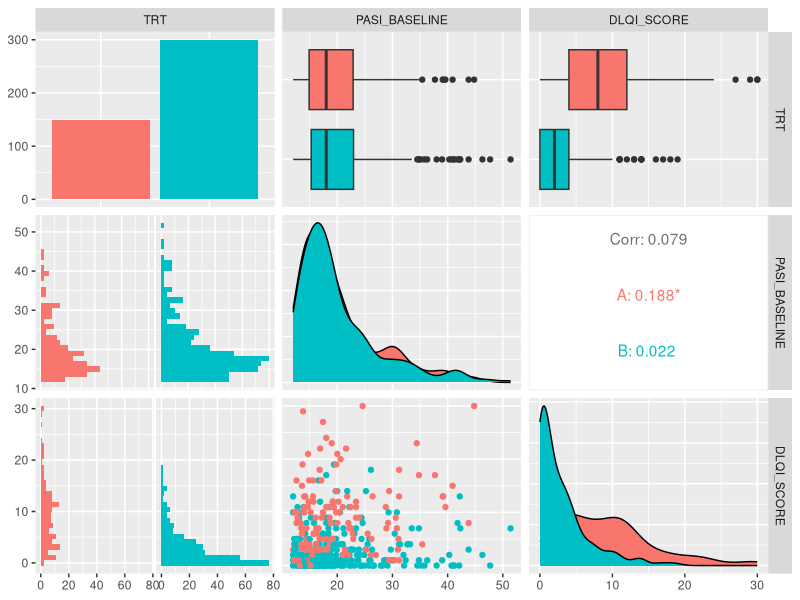
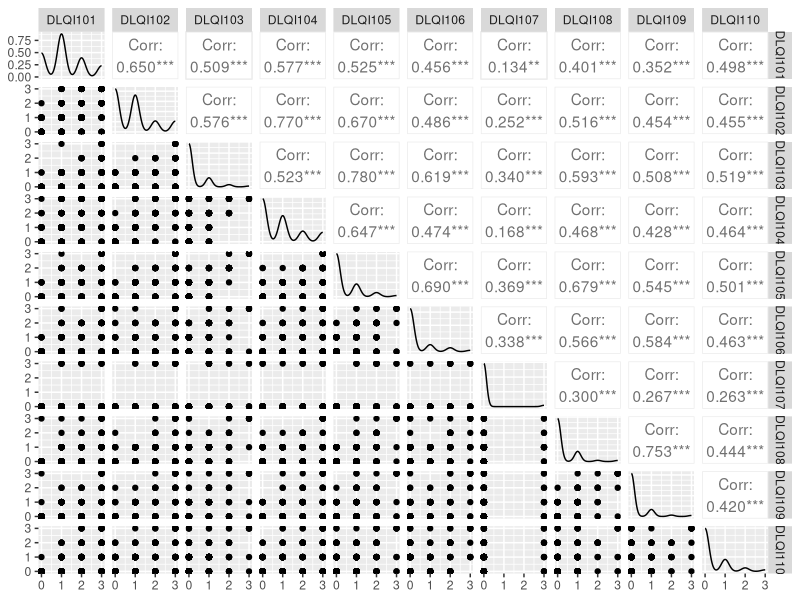
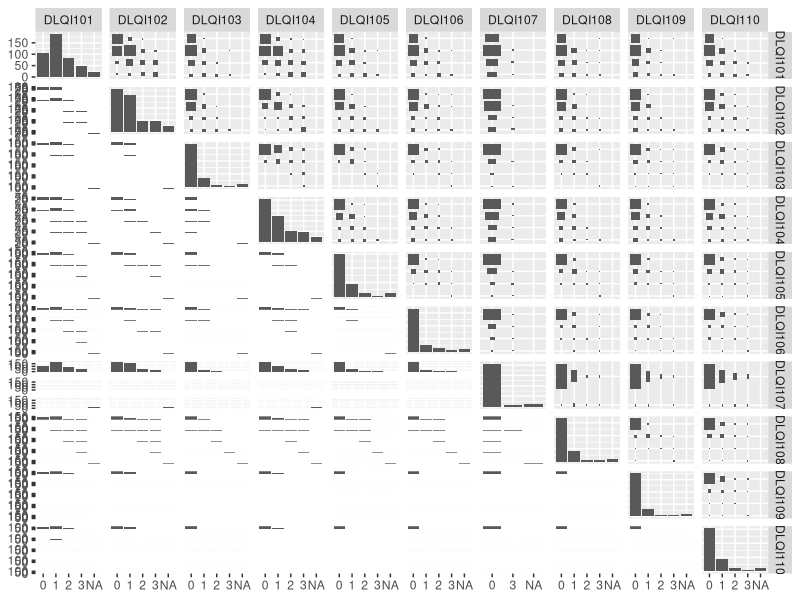
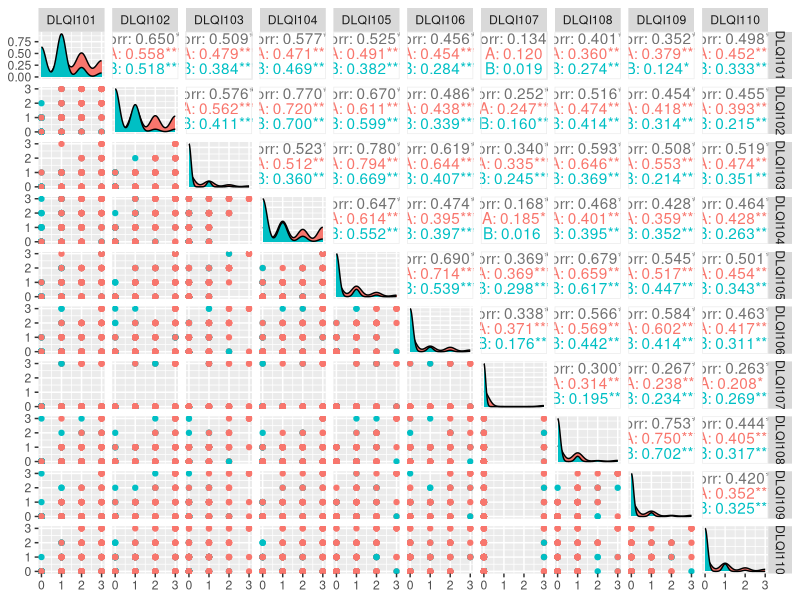

These charts were generated, in order, by the following R code: (Note: a time limit stopped this script after it produced the figures.)
library(GGally)
library(dplyr)

qol <- read.csv("Data/2021-01-13-QualityOfLife.csv")

head(qol)
glimpse(qol)

qol2 <- qol %>% 
    mutate_if(function(x){length(unique(x)) < 6}, factor)

ggpairs(qol2[qol2$VISIT == "Week 16", c(2, 3, 15)], mapping = aes(colour = TRT))
ggpairs(qol[qol$VISIT == "Week 16", 5:14])
ggpairs(qol2[qol2$VISIT == "Week 16", 5:14])
ggpairs(qol[qol$VISIT == "Week 16", 5:14], mapping = aes(colour = qol[qol$VISIT == "Week 16",]$TRT))
ggpairs(qol2[qol2$VISIT == "Week 16", 5:14], mapping = aes(colour = qol2[qol2$VISIT == "Week 16",]$TRT))


#### Goal 1: Multidimensional nature of DLQI ####
# As integers, they're all highly correlated
# As categorical variables, need an intelligent way to summarise
    # Something like PCA or NMF, but for categories?
    # Collection of stacked bar plots?
    # Percent agreement between categories?
    # Compound Poisson model for discrete categories?
#### Goal 2: Show the effect of treatment, incorporate multidimensionality ####
